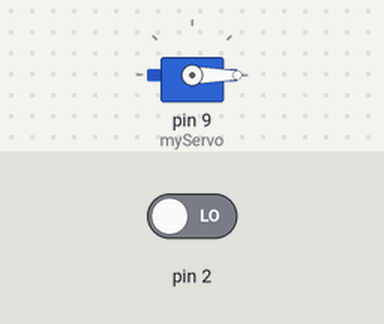
Simulated run of this sketch. Board: Arduino Mega 2560, built with avr-gcc and run on an emulated ATmega2560. Parts: servo. The inputs (shaded band) are chosen by the test bench; at power-on: pin 2 LOW. What the sketch prints to the serial monitor is not drawn.

Above: at 0.1 s.
Timing chart, 0 to 1.6 s (numbered marks = the images above):
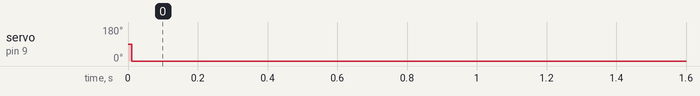

The sketch:

read_servo.pde
```cpp
// (licence header left out)
 #include <Servo.h>

 volatile long servo1; // servo value
 volatile long count1; // temporary variable for servo1

 #define int0 (PINE & 0b00010000) // Faster than digitalRead
 //#define int0 (PIND & 0b00000010) //For Duemilenove. Untested!

 Servo myServo;

 void handleInterrupt()
 {
  if(int0)
    count1=micros(); // we got a positive edge
  else
   servo1=micros()-count1; // Negative edge: get pulsewidth
 }

 void setup()
 {
  Serial.begin(9600);
  pinMode(2,INPUT);
  attachInterrupt(0,handleInterrupt,CHANGE); // Catch up and down
  myServo.attach(9);
 }

 void loop()
 {
  delay(10);
  Serial.println(servo1,DEC); // Pulsewidth in microseconds
  myServo.writeMicroseconds(servo1); // Mirror servo on another pin
 }  
```

Measured:
- by itself, servo on pin 9 (myServo): 90° → 0° at 0.01 s
